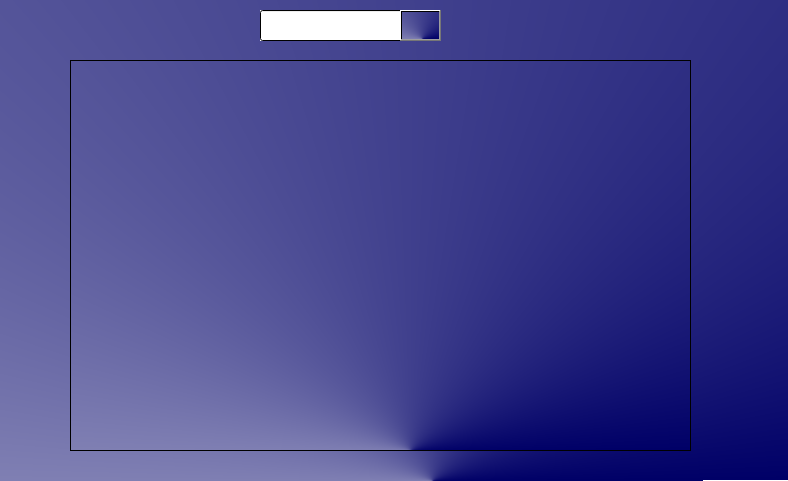
<?xml version="1.0" encoding="UTF-8"?>
<ui version="4.0">
 <class>Record</class>
 <widget class="QWidget" name="Record">
  <property name="geometry">
   <rect>
    <x>0</x>
    <y>0</y>
    <width>788</width>
    <height>481</height>
   </rect>
  </property>
  <property name="windowTitle">
   <string>Form</string>
  </property>
  <property name="styleSheet">
   <string notr="true">
background-color: qconicalgradient(cx:0.548913, cy:1, angle:0, stop:0 rgba(0, 0, 103, 255), stop:1 rgba(255, 255, 255, 255));</string>
  </property>
  <widget class="QTableView" name="tableView">
   <property name="geometry">
    <rect>
     <x>70</x>
     <y>60</y>
     <width>621</width>
     <height>391</height>
    </rect>
   </property>
   <property name="styleSheet">
    <string notr="true">background: #101010;\</string>
   </property>
  </widget>
  <widget class="QLineEdit" name="record">
   <property name="geometry">
    <rect>
     <x>260</x>
     <y>10</y>
     <width>151</width>
     <height>31</height>
    </rect>
   </property>
   <property name="styleSheet">
    <string notr="true">
background-color: qlineargradient(spread:pad, x1:0, y1:0, x2:1, y2:1, stop:0 rgba(255, 255, 255, 255), stop:1 rgba(255, 255, 255, 255));</string>
   </property>
  </widget>
  <widget class="QPushButton" name="search">
   <property name="geometry">
    <rect>
     <x>400</x>
     <y>10</y>
     <width>41</width>
     <height>31</height>
    </rect>
   </property>
   <property name="font">
    <font>
     <pointsize>14</pointsize>
    </font>
   </property>
   <property name="styleSheet">
    <string notr="true">image: url(:/img/preview.png);</string>
   </property>
   <property name="text">
    <string/>
   </property>
  </widget>
 </widget>
 <resources/>
 <connections/>
</ui>
